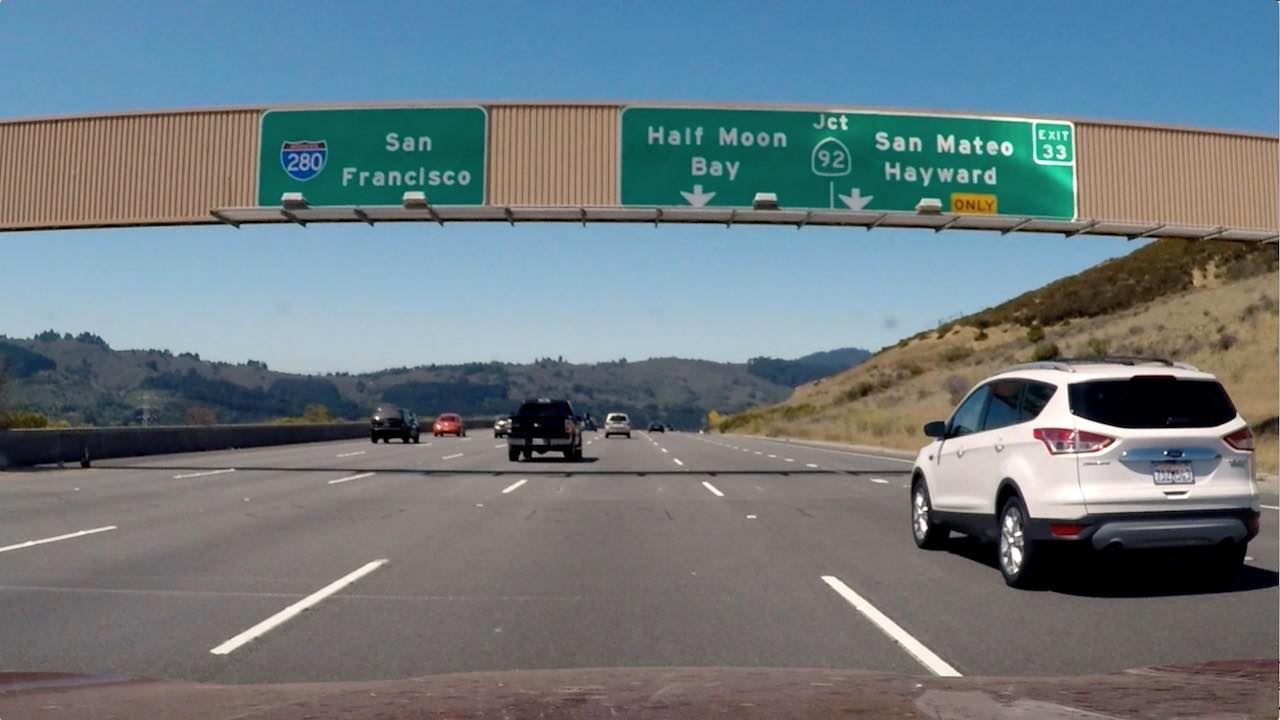
#> input picture Segments/signs_vehicles_xygrad.png, 1280 x 720 px
$ jupyter execute '7-Combining Thresholds.ipynb'   (older library calls are emulated)
#> lines starting #> are read from the running program, lines starting #| are printed output that depends on the picture; after the words box and inside, x2 and y2 are one past the last pixel; in counts of white or black regions, pixels touching at a corner belong together
[cell 1]
import numpy as np
import cv2
import matplotlib.pyplot as plt
import matplotlib.image as mpimg

image = mpimg.imread('signs_vehicles_xygrad.png')
#> image is the input picture: shape (720, 1280, 3) float32; mean R, G, B 0.428, 0.477, 0.5
def gaussian_blur(image, kernel=5):
    blurred = cv2.GaussianBlur(image, (kernel,kernel), 0)
    return blurred

def abs_sobel_thresh(img, orient='x', sobel_kernel=3, thresh=(0, 255)):
    # Apply the following steps to img
    # 1) Convert to grayscale
#> called with orient = 'x', sobel_kernel = 3, thresh = (10, 255)
    gray=cv2.cvtColor(img, cv2.COLOR_BGR2GRAY)
    # 2) Take the derivative in x or y given orient = 'x' or 'y'
    if orient=='x':
        sobel = cv2.Sobel(gray, cv2.CV_64F, 1, 0)
    if orient=='y':
        sobel = cv2.Sobel(gray, cv2.CV_64F, 0, 1)
    # 3) Take the absolute value of the derivative or gradient
    abs_sobel = np.absolute(sobel)
    # 4) Scale to 8-bit (0 - 255) then convert to type = np.uint8
    scaled_sobel = np.uint8(255*abs_sobel/np.max(abs_sobel))
#> in gaussian_blur, `blurred = cv2.GaussianBlur(image, (kernel,kernel), 0)`:
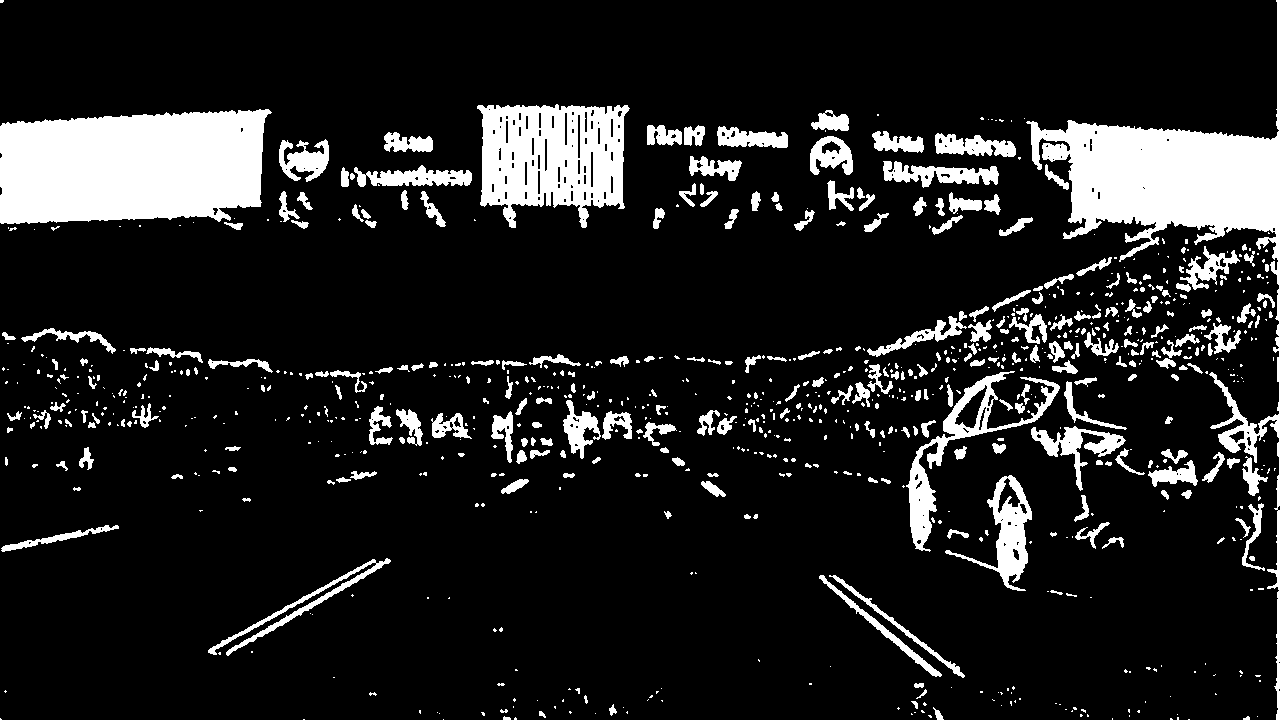
#> blurred: shape (720, 1280); values 0 (black) and 1 (white), 13.2% white; 884 white regions (580 under 20 px), largest, box (x1, y1, x2, y2) and area: (0, 109, 272, 224) 26808, (1026, 0, 1280, 720) 25370, (477, 104, 630, 228) 13113
    # 5) Create a mask of 1's where the scaled gradient magnitude
            # is > thresh_min and < thresh_max
    grad_binary = np.zeros_like(scaled_sobel)
    grad_binary[(scaled_sobel >= thresh[0]) & (scaled_sobel <= thresh[1])] = 1
    # 6) Return this mask as your binary_output image
    return grad_binary

def mag_thresh(img, sobel_kernel=3, mag_thresh=(0, 255)):
    # Apply the following steps to img
    # 1) Convert to grayscale
#> called with sobel_kernel = 3, mag_thresh = (30, 100)
    gray=cv2.cvtColor(img, cv2.COLOR_BGR2GRAY)
    # 2) Take the gradient in x and y separately
    sobelx = cv2.Sobel(gray, cv2.CV_64F, 1, 0)
    sobely = cv2.Sobel(gray, cv2.CV_64F, 0, 1)
    # 3) Calculate the magnitude
    gradmag=np.sqrt(sobelx**2+sobely**2)
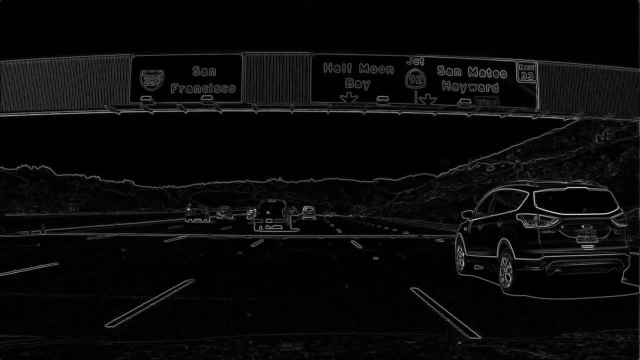
#> gradmag: shape (720, 1280) float64 (shown at 1/2 size); min 0, max 3.61, mean 0.147; drawn with min black and max white
    # 4) Scale to 8-bit (0 - 255) and convert to type = np.uint8
    scale_factor = np.max(gradmag)/255
#> scale_factor = 0.0142
    gradmag = (gradmag/scale_factor).astype(np.uint8)
    # 5) Create a binary mask where mag thresholds are met
    mag_binary = np.zeros_like(gradmag)
    mag_binary[(gradmag >= mag_thresh[0]) & (gradmag <= mag_thresh[1])] = 1
     # 6) Return this mask as your binary_output image
    return mag_binary

def dir_threshold(img, sobel_kernel=3, thresh=(0, np.pi/2)):
    # Apply the following steps to img
    # 1) Convert to grayscale
    gray=cv2.cvtColor(img, cv2.COLOR_BGR2GRAY)
    # 2) Take the gradient in x and y separately
    sobelx = cv2.Sobel(gray, cv2.CV_64F, 1, 0)
    sobely = cv2.Sobel(gray, cv2.CV_64F, 0, 1)
    # 3) Take the absolute value of the x and y gradients
    abs_sobelx=np.absolute(sobelx)
    abs_sobely=np.absolute(sobely)
    # 4) Use np.arctan2(abs_sobely, abs_sobelx) to calculate the direction of the gradient
    absgraddir = np.arctan2(np.absolute(sobely), np.absolute(sobelx))
    # 5) Create a binary mask where direction thresholds are met
    dir_binary = np.zeros_like(absgraddir)
    dir_binary[(absgraddir >= thresh[0]) & (absgraddir <= thresh[1])] = 1
    # 6) Return this mask as your binary_output image
    #binary_output = np.copy(img) # Remove this line
    return dir_binary

# Choose a Sobel kernel size
ksize = 3 # Choose a larger odd number to smooth gradient measurements

# Apply each of the thresholding functions
gradx = gaussian_blur(abs_sobel_thresh(image, orient='x', sobel_kernel=ksize, thresh=(10, 255)))
grady = gaussian_blur(abs_sobel_thresh(image, orient='y', sobel_kernel=ksize, thresh=(10, 255)))
mag_binary = mag_thresh(image, sobel_kernel=ksize, mag_thresh=(30, 100))
#> mag_binary: shape (720, 1280); values 0 (black) and 1 (white), 9.8% white in thin lines or dots
dir_binary = gaussian_blur(dir_threshold(image, sobel_kernel=ksize, thresh= (0.7,1.3))) #(0, np.pi/2))
#> call 3 of gaussian_blur, with kernel = 5
#> in gaussian_blur (call 3), `blurred = cv2.GaussianBlur(image, (kernel,kernel), 0)`:
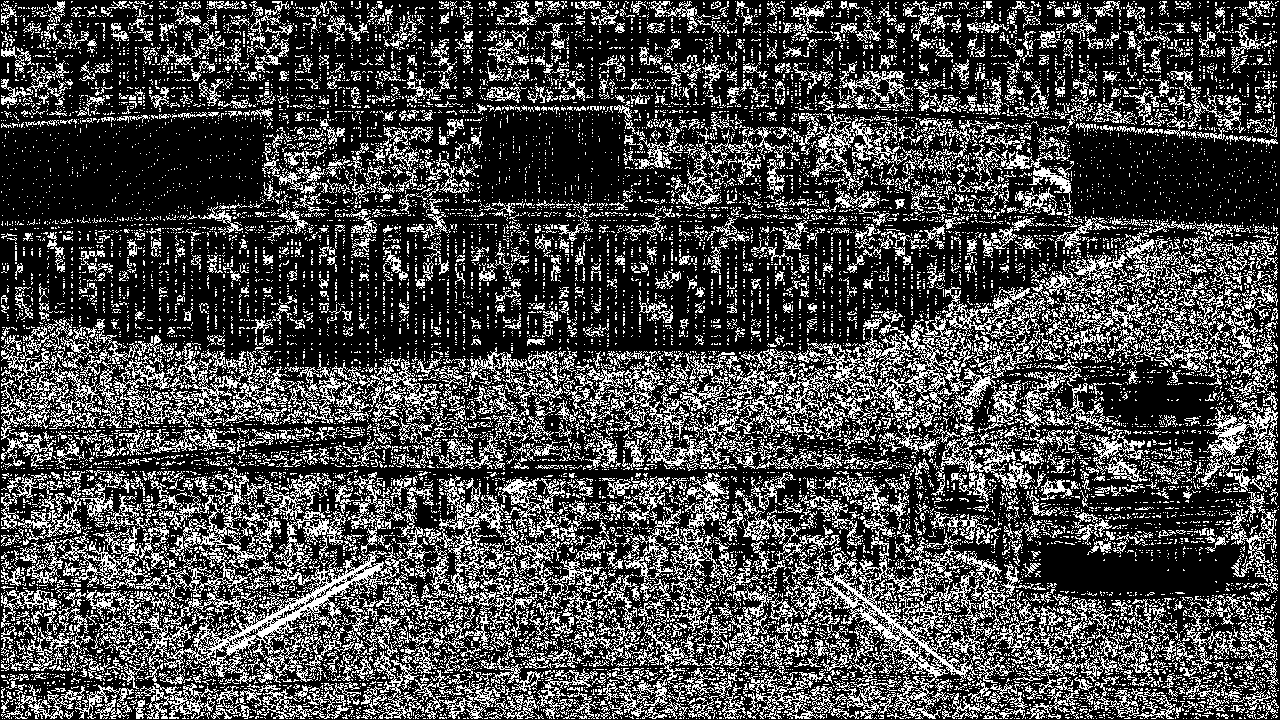
#> image: shape (720, 1280) float64; values 0 (black) and 1 (white), 28.3% white in thin lines or dots

# Combined
combined = np.zeros_like(grady)
combined[((gradx == 1) & (grady == 1))] = 1
#combined=gaussian_blur(combined)
combined[((gradx == 1) & (grady == 1))  | ((mag_binary == 1) & (dir_binary == 1))] = 1

# Plot the result
f, axes = plt.subplots(2, 3, figsize=(24, 9))
f.tight_layout()
axes[0, 0].imshow(image)
axes[0, 0].set_title('original Image', fontsize=20)
axes[0, 1].imshow(gradx,cmap='gray')
axes[0, 1].set_title('gradx', fontsize=20)
axes[0, 2].imshow(grady,cmap='gray')
axes[0, 2].set_title('grady', fontsize=20)
axes[1, 0].imshow(mag_binary,cmap='gray')
axes[1, 0].set_title('mag_binary', fontsize=20)
axes[1, 1].imshow(dir_binary,cmap='gray')
axes[1, 1].set_title('dir_binary', fontsize=20)
axes[1, 2].imshow(combined,cmap='gray')
axes[1, 2].set_title('combined', fontsize=20)
plt.subplots_adjust(left=0., right=1, top=0.9, bottom=0.)
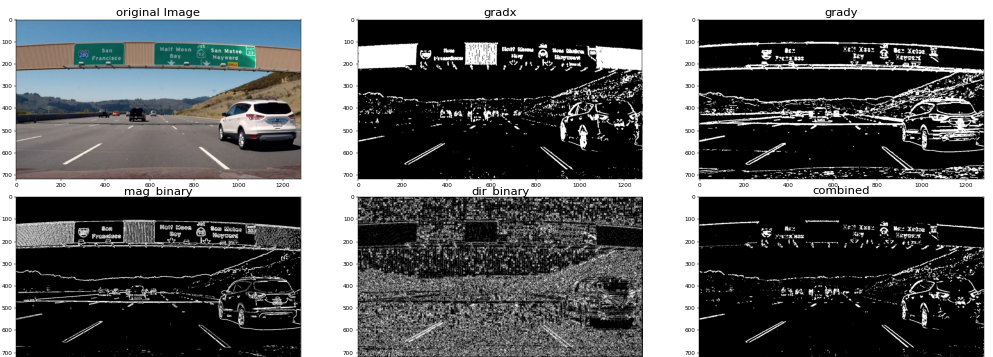
#> figure drawn by matplotlib, 6 panels

$ run again, with Segments/calibration_test.png copied over Segments/signs_vehicles_xygrad.png
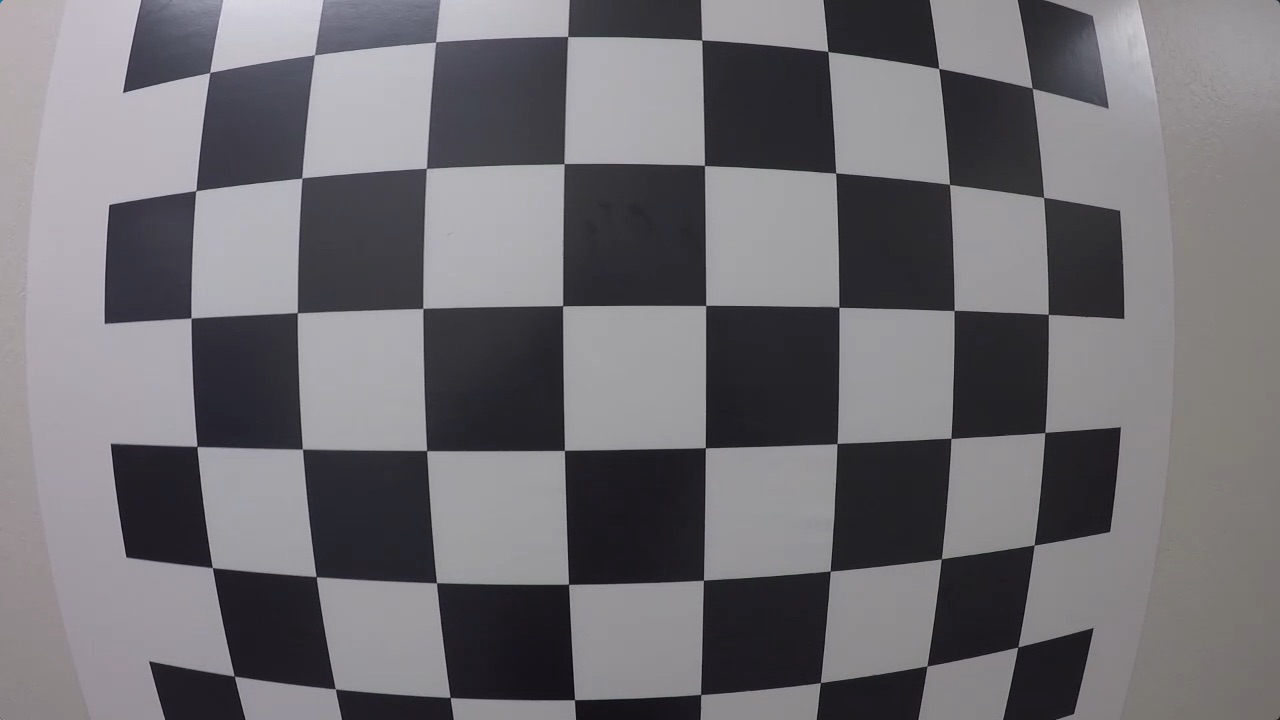
#> input picture Segments/calibration_test.png, 1280 x 720 px
#> image is the input picture: shape (720, 1280, 3) float32; mean R, G, B 0.443, 0.435, 0.453
#> in gaussian_blur, `blurred = cv2.GaussianBlur(image, (kernel,kernel), 0)`:
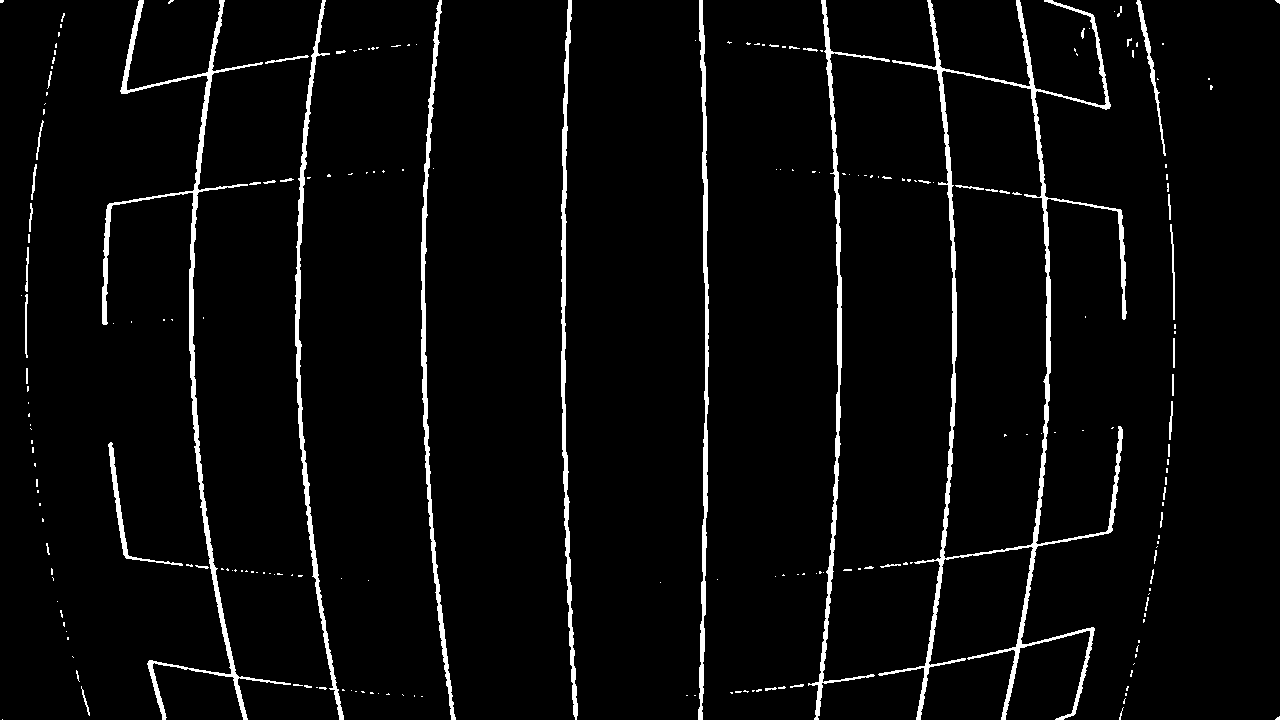
#> blurred: shape (720, 1280); values 0 (black) and 1 (white), 3.9% white; 226 white regions (178 under 20 px), largest, box (x1, y1, x2, y2) and area: (878, 0, 1127, 720) 10134, (102, 0, 291, 720) 5816, (808, 0, 890, 720) 3441
#> image: shape (720, 1280); values 0 (black) and 1 (white), 4.1% white; 555 white regions (511 under 20 px), largest, box (x1, y1, x2, y2) and area: (807, 0, 1127, 720) 13558, (102, 0, 344, 720) 8996, (420, 0, 456, 720) 3056
#> blurred: shape (720, 1280); values 0 (black) and 1 (white), 3.1% white; 239 white regions (198 under 20 px), largest, box (x1, y1, x2, y2) and area: (110, 425, 1122, 720) 13831, (121, 0, 1110, 182) 5169, (107, 161, 1121, 217) 3615
#> image: shape (720, 1280); values 0 (black) and 1 (white), 3.4% white; 823 white regions (777 under 20 px), largest, box (x1, y1, x2, y2) and area: (110, 425, 1122, 719) 14165, (121, 1, 1111, 183) 5555, (107, 161, 1121, 217) 3625
#> scale_factor = 0.0101
#> mag_binary: shape (720, 1280); values 0 (black) and 1 (white), 1.2% white in thin lines or dots
#> in gaussian_blur (call 3), `blurred = cv2.GaussianBlur(image, (kernel,kernel), 0)`:
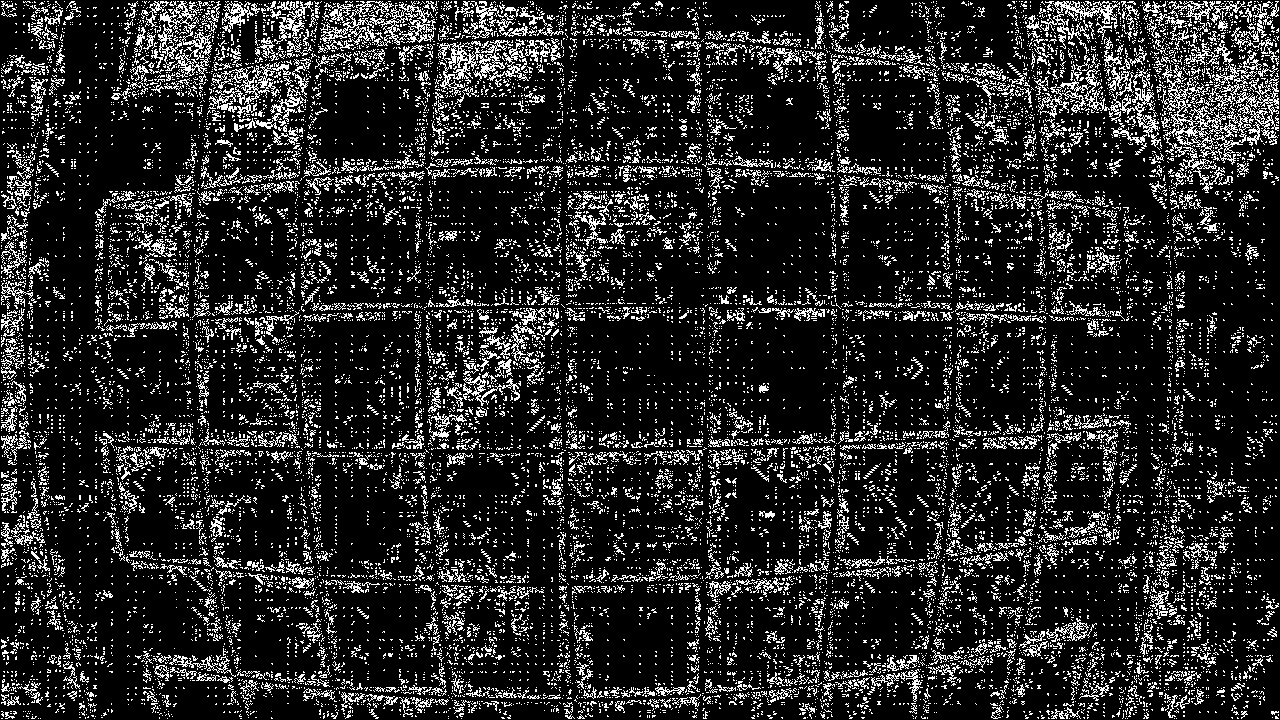
#> image: shape (720, 1280) float64; values 0 (black) and 1 (white), 15.4% white in thin lines or dots
